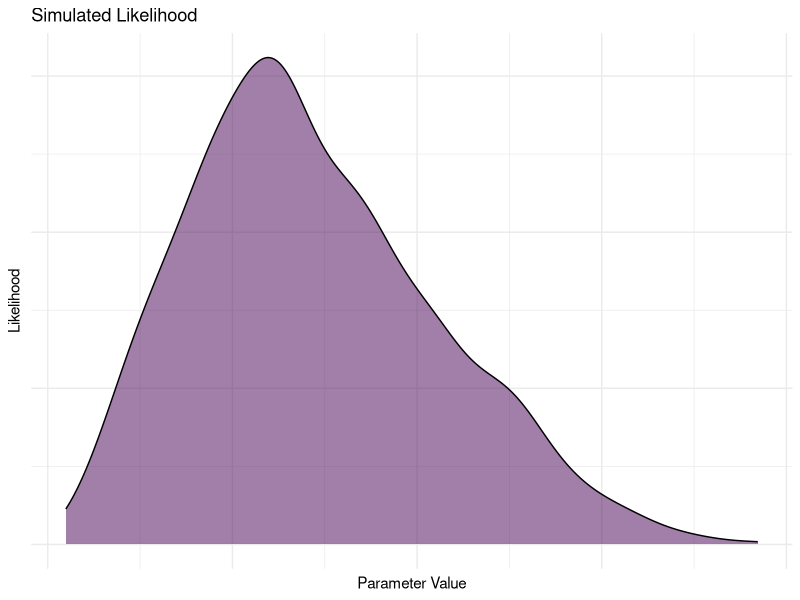
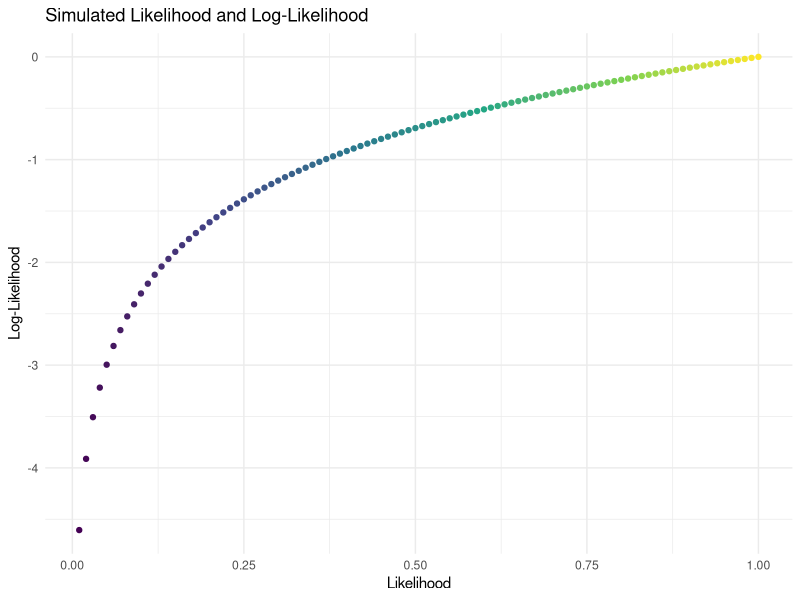

Recreate these plots in R, in order.
## ---- chunk 1

knitr::opts_chunk$set(echo = FALSE)

## ---- chunk 2

library(ggplot2)

## ---- chunk 3

N <- 1000

x <- rbeta(N, 3, 7)

ggplot(data = NULL,
       aes(x = x,
           fill = factor(1))) +
  geom_density(alpha = .5) +
  labs(title = "Simulated Likelihood", 
       x = "Parameter Value", 
       y = "Likelihood") +
  theme_minimal() +
  theme(legend.position = "none",
        axis.text = element_blank()) +
  scale_fill_viridis_d()

## ---- chunk 4

x <- seq(.01, 1, .01)

y <- log(x)

ggplot(data = NULL,
       aes(x = x,
           y = y,
           color = x)) +
  geom_point() +
  labs(title = "Simulated Likelihood and Log-Likelihood", 
       x = "Likelihood", 
       y = "Log-Likelihood") +
  theme_minimal() +
  scale_color_viridis_c() +
  theme(legend.position = "none")

# plot(x, y,
#      pch = 19,
#      col = "blue",
#      main = "Simulated Likelihood and Log-Likelihood",
#      xlab = "Likelihood",
#      ylab = "Log-Likelihood")

